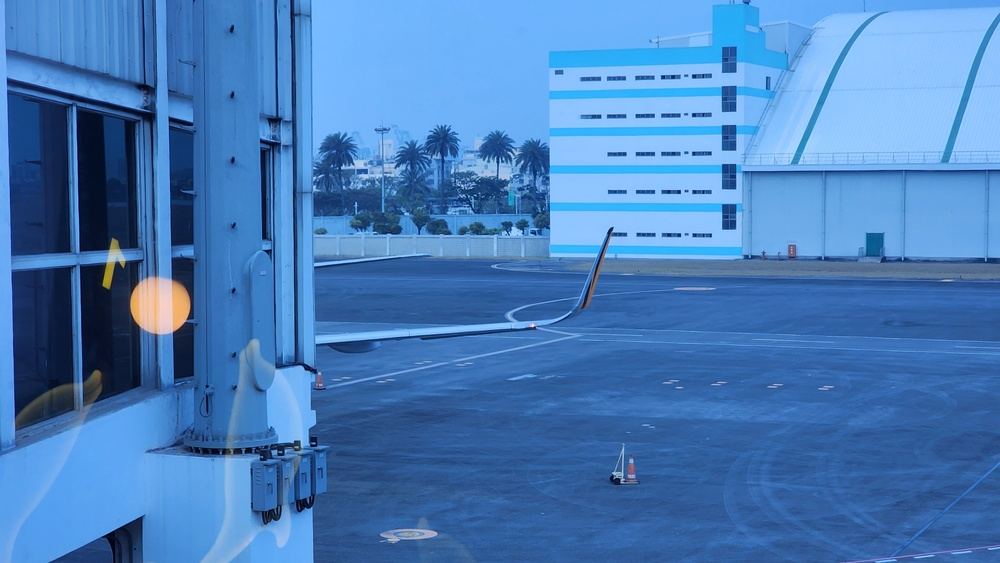
#> input picture test_dataset/20230405_074055.jpg, 1000 x 563 px, shrunk from 4000 x 2252 before the run, given in place of test_dataset, which was not available
$ python photomosaic_superpixel_multi.py --target_root ../test_dataset
#> lines starting #> are read from the running program, lines starting #| are printed output that depends on the picture; after the words box and inside, x2 and y2 are one past the last pixel; in counts of white or black regions, pixels touching at a corner belong together; pictures that were not available may be replaced by others from this repository, and a replacement may not be noted
import os
import cv2
import numpy as np
import argparse
from tqdm import tqdm
from concurrent.futures import ThreadPoolExecutor, as_completed

def load_images(opt):
    f = opt.resize_factor
    if f < 1: f = 1
    resize_image_list = []
    files = sorted(os.listdir(opt.image_pool))
    for i in tqdm(files):
        image = cv2.imread(os.path.join(opt.image_pool, i))
        h, w = image.shape[:2]
        if h > w:
            image = cv2.rotate(image, cv2.ROTATE_90_COUNTERCLOCKWISE)
        image = cv2.resize(image, (w // f, h // f), interpolation=cv2.INTER_LINEAR)
        resize_image_list.append(image)
    return resize_image_list

def process_superpixel(idx, target_image, labels, mask, x, y, w, h, loaded_images):
    part = target_image[labels == idx]
    part_mean = np.mean(part, axis=0)
    min_distance = 195075

    for tile in loaded_images:

        tile_h, tile_w = tile.shape[:2]
        scale_factor = max(h / tile_h, w / tile_w)
        new_tile_w = max(w, int(tile_w * scale_factor))
        new_tile_h = max(h, int(tile_h * scale_factor))

        mask_region = mask[y:y+h, x:x+w]
        mask_region[mask_region > 0] = 1
        tile_resized = cv2.resize(tile, (new_tile_w, new_tile_h), interpolation=cv2.INTER_AREA)

        left = max(0, int((new_tile_w - w ) / 2))
        top = max(0, int((new_tile_h - h) / 2))

        tile_cropped = tile_resized[top:top+h, left:left+w]

        bgr_mean = np.mean(tile_cropped[mask_region>0], axis=0)
        distance = np.sum((part_mean - bgr_mean) ** 2)
        if distance < min_distance:
            min_distance = distance
            final_tile = tile_cropped  * mask_region[..., None]
            final_h = h
            final_w = w

    return x, y, final_w, final_h, final_tile

def create_superpixel_list_new(target_image, loaded_images, region_size=50, ruler=50):
    slic_image = cv2.ximgproc.createSuperpixelSLIC(target_image, algorithm=cv2.ximgproc.SLIC,
                                            region_size=region_size, ruler=ruler)
    slic_image.iterate(10)
    labels = slic_image.getLabels()
    idx_num = len(np.unique(labels))

    output_image = np.zeros((target_image.shape[0], target_image.shape[1], 3), np.float64)
    tasks = []

    max_processes = os.cpu_count() // 2
    with ThreadPoolExecutor(max_workers=max_processes) as executor:
        for idx in tqdm(range(idx_num)):
            mask = np.zeros_like(labels, dtype=np.uint8)
            mask[labels == idx] = 255
            x, y, w, h = cv2.boundingRect(mask)
            if w == 0 or h == 0:
                continue
            tasks.append(executor.submit(process_superpixel, idx, target_image, labels, mask, x, y, w, h, loaded_images))

        for future in tqdm(as_completed(tasks), total=len(tasks)):
            x, y, w, h, image_tile = future.result()
            output_image[y:y+h, x:x+w] += image_tile

    return output_image.astype(np.uint8)

def main(opt):
    target_image = cv2.imread(opt.target_root)
#> target_image is the input picture: shape (563, 1000, 3); mean B, G, R 185.9, 124.8, 72

    try:
        loaded_data = np.load(opt.npz_dir)
    except:
        resize_image_list = load_images(opt)
#> resize_image_list = 1 item
        np.savez(opt.npz_dir, *resize_image_list)
        loaded_data = np.load(opt.npz_dir)

    loaded_images = [loaded_data[key] for key in loaded_data]

    output_image = create_superpixel_list_new(target_image, loaded_images, region_size=opt.region_size, ruler=opt.ruler)
#> in create_superpixel_list_new, `labels = slic_image.getLabels()`:
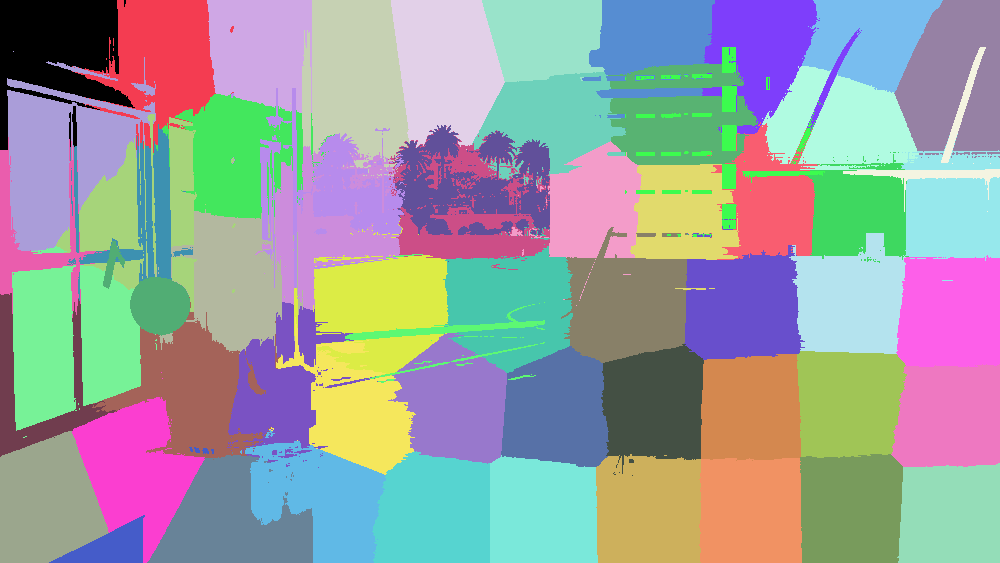
#> labels: shape (563, 1000) int32; 60 distinct labels, from 0 to 59; one colour per label, 0 black
#> in create_superpixel_list_new, `idx_num = len(np.unique(labels))`: idx_num = 60
#> the loop in create_superpixel_list_new, `for idx in tqdm(range(idx_num)):` made 60 passes
#> after the loop in create_superpixel_list_new, `for idx in tqdm(range(idx_num)):`:
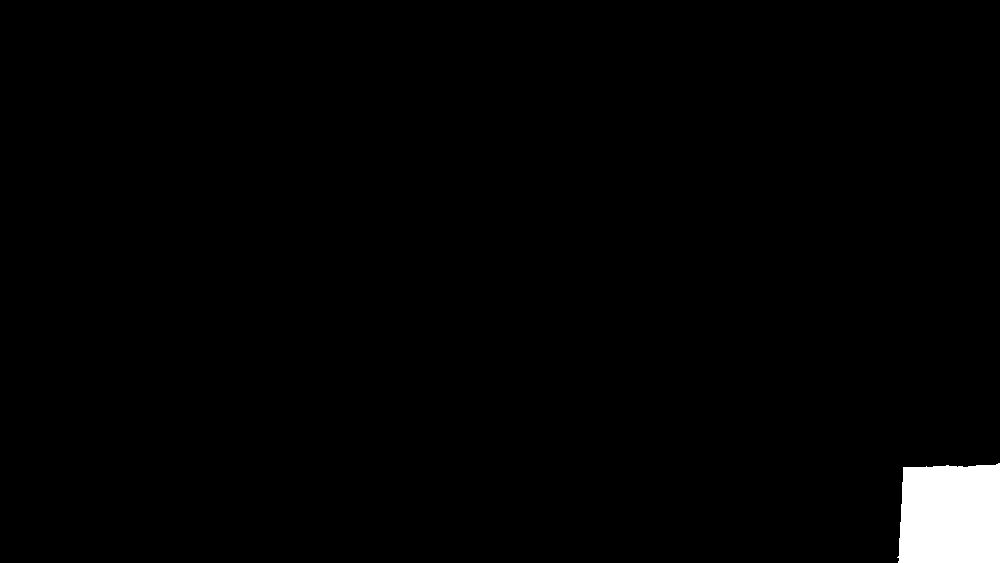
#> mask: shape (563, 1000); values 0 (black) and 1 (white), 1.7% white; 1 white region, box (x1, y1, x2, y2) and area: (897, 463, 1000, 563) 9618
#> after the loop in create_superpixel_list_new, `for idx in tqdm(range(idx_num)):`: tasks = 60 items
#> the loop in create_superpixel_list_new, `for future in tqdm(as_completed(tasks), total=len(tasks)):` made 60 passes
#> (x, y, w, h) on passes 1 to 12: (388, 126, 162, 144), (255, 140, 145, 170), (596, 454, 105, 109), (269, 317, 147, 158), (7, 51, 149, 200), (901, 134, 99, 147), (891, 364, 109, 103), (802, 0, 141, 93), (897, 463, 103, 100), (142, 209, 173, 147), (701, 0, 161, 134), (386, 333, 121, 131)
#> pass 1, in create_superpixel_list_new, `x, y, w, h, image_tile = future.result()`:
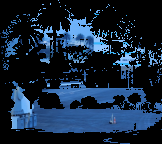
#> image_tile: shape (144, 162, 3); mean of channels 0, 1, 2 58.3, 38.1, 21.2; drawn as B, G, R
#> pass 2, in create_superpixel_list_new, `x, y, w, h, image_tile = future.result()`:
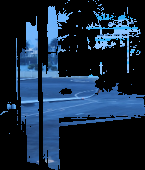
#> image_tile: shape (170, 145, 3); mean of channels 0, 1, 2 63.6, 42, 23.3; drawn as B, G, R
#> pass 3, in create_superpixel_list_new, `x, y, w, h, image_tile = future.result()`:
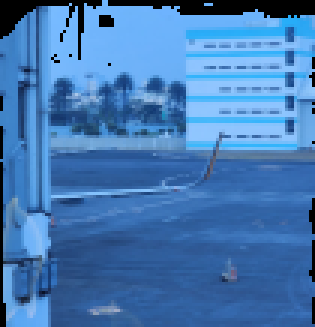
#> image_tile: shape (109, 105, 3) (shown 3 times larger); mean of channels 0, 1, 2 180.1, 120.9, 68; drawn as B, G, R
#> after the loop in create_superpixel_list_new, `for future in tqdm(as_completed(tasks), total=len(tasks)):`:
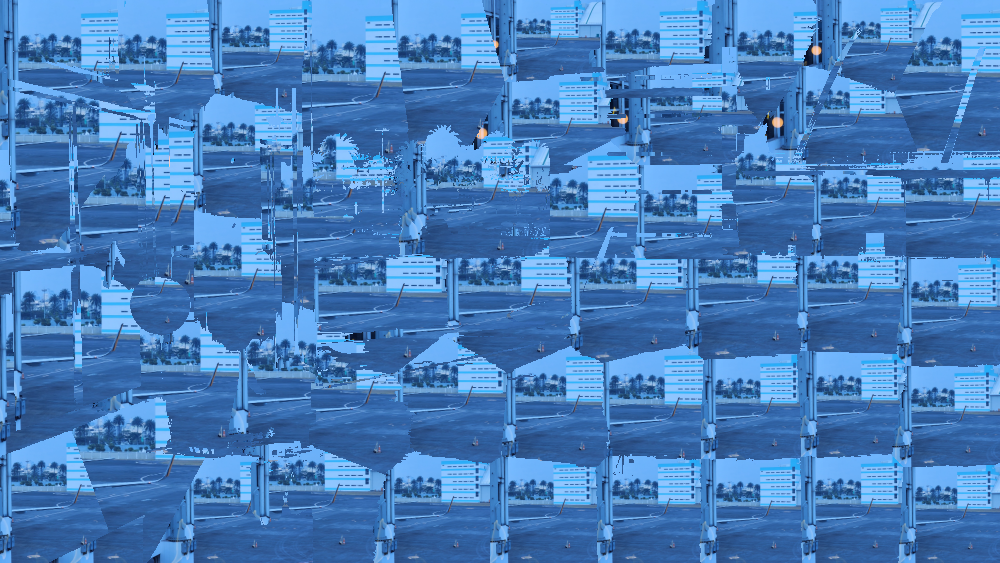
#> output_image: shape (563, 1000, 3) float64; mean of channels 0, 1, 2 188.6, 126.4, 71.5; drawn as B, G, R

    os.makedirs(opt.output_dir, exist_ok=True)
    cv2.imshow('fig', output_image)
    cv2.waitKey(0)
    cv2.destroyAllWindows()
    cv2.imwrite(os.path.join(opt.output_dir, f'output.jpg'), output_image)

if __name__ == "__main__":
    parser = argparse.ArgumentParser()
    parser.add_argument("--npz_dir", type=str, help="The path where npz files are stored.", default="./img.npz")
    parser.add_argument("--resize_factor", type=int, help="Resize factor.", default=2)
    parser.add_argument("--image_pool", type=str, help="The path of image pool.", default="./image_pool")
    parser.add_argument("--target_root", type=str, help="The path of target image.", default="./test.jpg")
    parser.add_argument("--output_dir", type=str, help="The path of output image.", default="./output")
    parser.add_argument("--region_size", type=int, help="Region size of superpixel.", default=100)
    parser.add_argument("--ruler", type=int, help="Region ruler of superpixel.", default=100)

    opt = parser.parse_args()
    main(opt)

$ run again, on test_dataset/20230901_001032.jpg
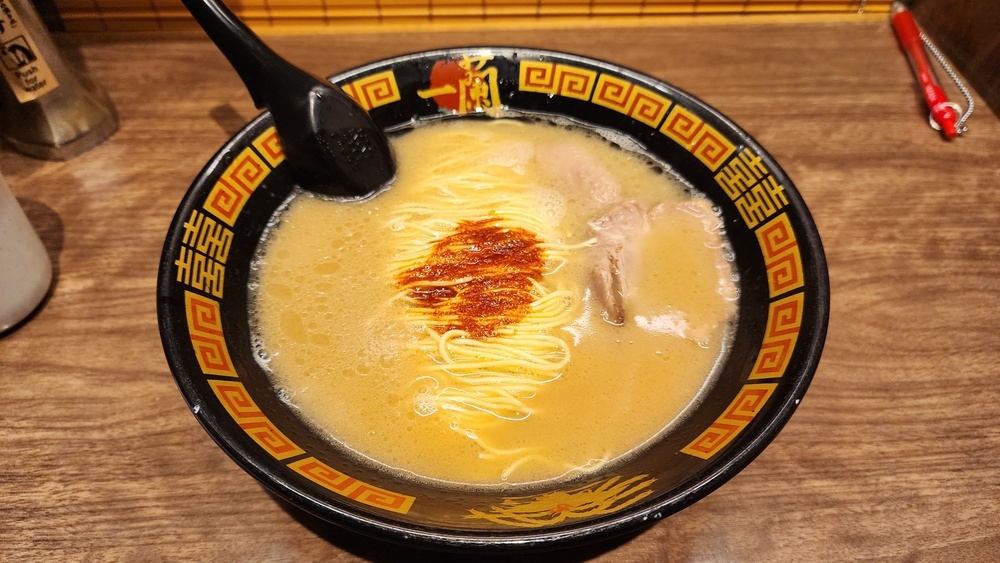
#> input picture test_dataset/20230901_001032.jpg, 1000 x 563 px, shrunk from 4000 x 2252 before the run, given in place of test_dataset, which was not available
#> in main, target_image is the input picture: shape (563, 1000, 3); mean B, G, R 61.2, 110.9, 157.8
#> resize_image_list = 1 item
#> labels: shape (563, 1000) int32; 60 distinct labels, from 0 to 59
#> idx_num = 60
#> the loop in create_superpixel_list_new, `for idx in tqdm(range(idx_num)):` made 60 passes
#> after the loop in create_superpixel_list_new, `for idx in tqdm(range(idx_num)):`:
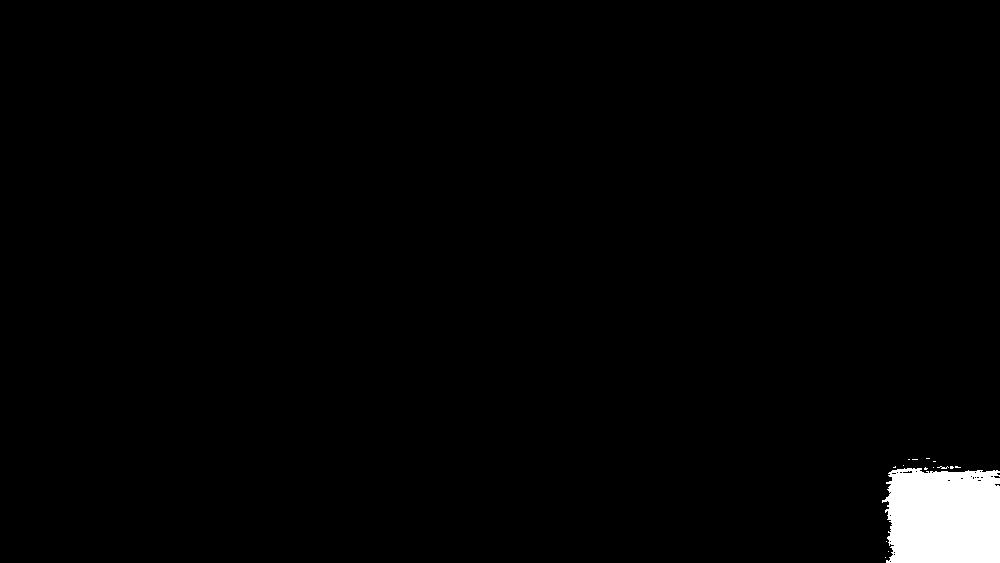
#> mask: shape (563, 1000); values 0 (black) and 1 (white), 1.8% white; 15 white regions (14 under 20 px), largest, box (x1, y1, x2, y2) and area: (882, 468, 1000, 563) 10183
#> after the loop in create_superpixel_list_new, `for idx in tqdm(range(idx_num)):`: tasks = 60 items
#> the loop in create_superpixel_list_new, `for future in tqdm(as_completed(tasks), total=len(tasks)):` made 60 passes
#> (x, y, w, h) on passes 1 to 8: (758, 193, 145, 145), (618, 374, 169, 148), (351, 247, 148, 157), (141, 86, 173, 165), (258, 429, 165, 134), (28, 96, 190, 174), (181, 0, 136, 112), (0, 337, 120, 117)
#> after the loop in create_superpixel_list_new, `for future in tqdm(as_completed(tasks), total=len(tasks)):`:
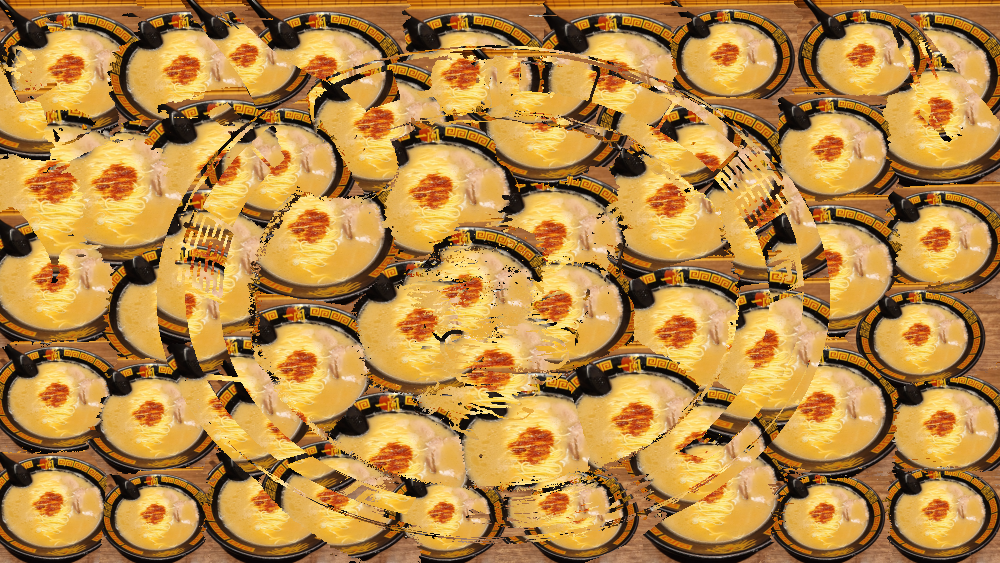
#> output_image: shape (563, 1000, 3) float64; mean of channels 0, 1, 2 69.6, 137.5, 183.5; drawn as B, G, R

$ run again, on test_dataset/20230901_001045.jpg
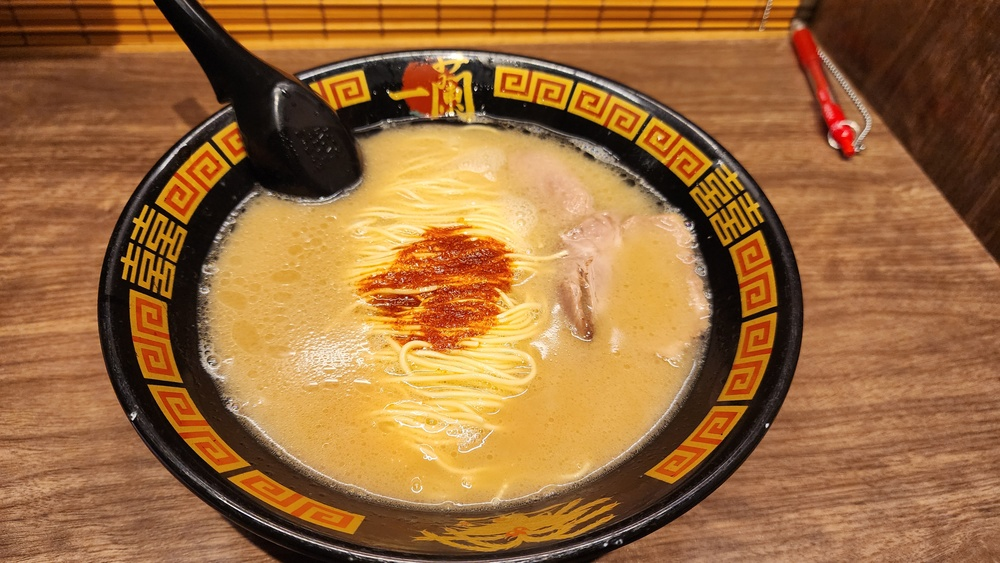
#> input picture test_dataset/20230901_001045.jpg, 1000 x 563 px, shrunk from 4000 x 2252 before the run, given in place of test_dataset, which was not available
#> in main, target_image is the input picture: shape (563, 1000, 3); mean B, G, R 59.1, 107, 155.2
#> resize_image_list = 1 item
#> in create_superpixel_list_new, `labels = slic_image.getLabels()`:
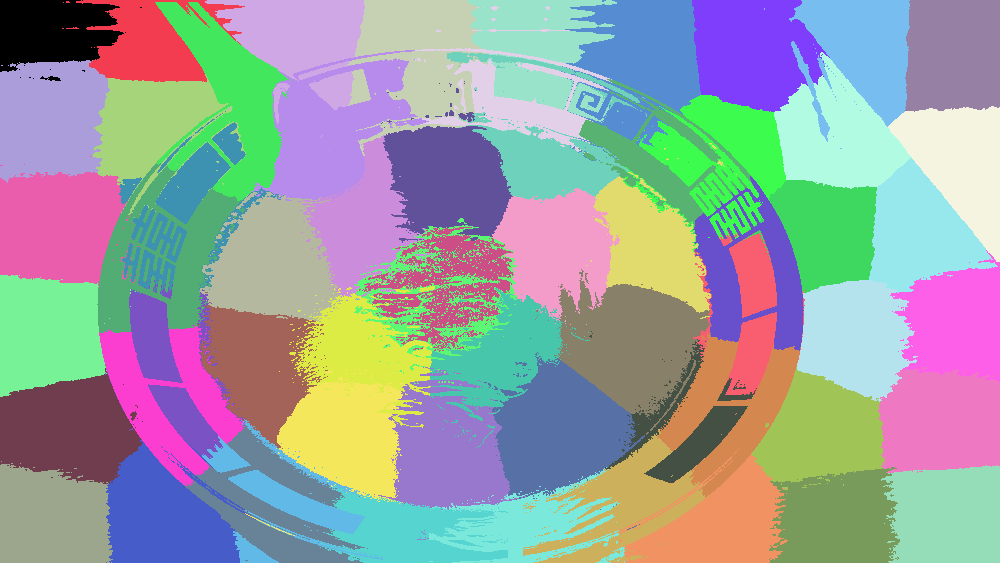
#> labels: shape (563, 1000) int32; 60 distinct labels, from 0 to 59; one colour per label, 0 black
#> idx_num = 60
#> the loop in create_superpixel_list_new, `for idx in tqdm(range(idx_num)):` made 60 passes
#> after the loop in create_superpixel_list_new, `for idx in tqdm(range(idx_num)):`: tasks = 60 items
#> the loop in create_superpixel_list_new, `for future in tqdm(as_completed(tasks), total=len(tasks)):` made 60 passes
#> (x, y, w, h) on passes 1 to 8: (92, 74, 156, 144), (881, 465, 119, 98), (184, 421, 184, 142), (0, 156, 140, 132), (890, 250, 110, 132), (769, 467, 131, 96), (589, 331, 168, 152), (586, 143, 151, 176)
#> after the loop in create_superpixel_list_new, `for future in tqdm(as_completed(tasks), total=len(tasks)):`:
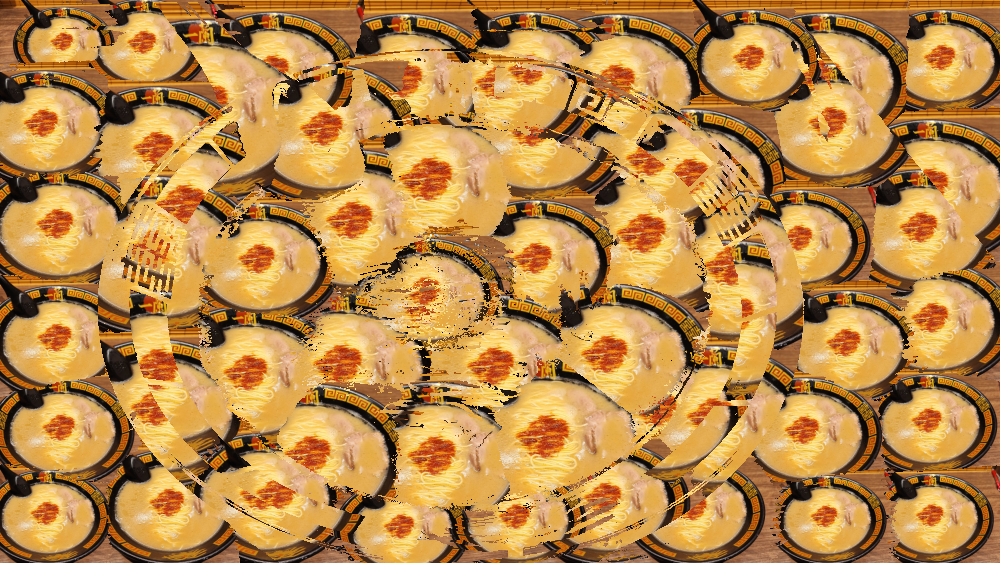
#> output_image: shape (563, 1000, 3) float64; mean of channels 0, 1, 2 73, 138.1, 186.7; drawn as B, G, R
